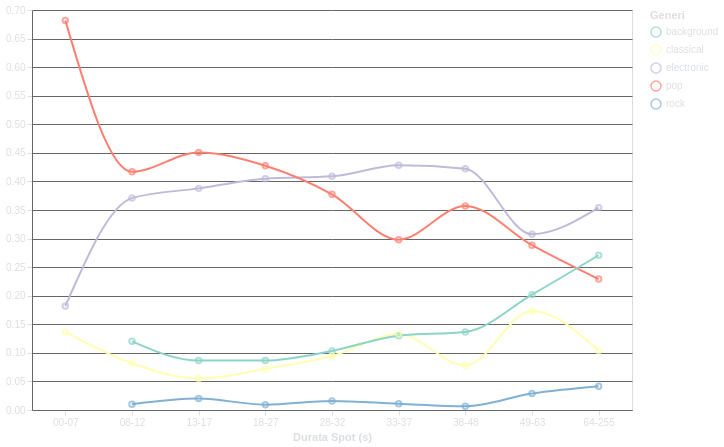

Vega-Lite specification stored for this chart:
### Vega-Lite specification from a JSON file in a GitHub repository (floating-point values rounded to 4 significant figures)
{"$schema": "https://vega.github.io/schema/vega-lite/v5.17.0.json", "config": {"axis": {"labelAngle": 0, "domainColor": "#666666", "gridColor": "#666666", "labelColor": "#DBDEE1", "tickColor": "#DBDEE1", "titleColor": "#DBDEE1"}, "background": "transparent", "legend": {"labelColor": "#DBDEE1", "titleColor": "#DBDEE1"}, "title": {"color": "#DBDEE1", "fontSize": 16}}, "data": {"name": "data-0561cb78698f84cf5adbe355ed1b4ff2"}, "datasets": {"data-0561cb78698f84cf5adbe355ed1b4ff2": [{"Count": 3, "Durata Intervallo": "00-07", "Genere": "classical", "Percentuale": 0.1364}, {"Count": 4, "Durata Intervallo": "00-07", "Genere": "electronic", "Percentuale": 0.1818}, {"Count": 15, "Durata Intervallo": "00-07", "Genere": "pop", "Percentuale": 0.6818}, {"Count": 47, "Durata Intervallo": "08-12", "Genere": "background", "Percentuale": 0.1202}, {"Count": 32, "Durata Intervallo": "08-12", "Genere": "classical", "Percentuale": 0.08184}, {"Count": 145, "Durata Intervallo": "08-12", "Genere": "electronic", "Percentuale": 0.3708}, {"Count": 163, "Durata Intervallo": "08-12", "Genere": "pop", "Percentuale": 0.4169}, {"Count": 4, "Durata Intervallo": "08-12", "Genere": "rock", "Percentuale": 0.01023}, {"Count": 121, "Durata Intervallo": "13-17", "Genere": "background", "Percentuale": 0.08643}, {"Count": 77, "Durata Intervallo": "13-17", "Genere": "classical", "Percentuale": 0.055}, {"Count": 543, "Durata Intervallo": "13-17", "Genere": "electronic", "Percentuale": 0.3879}, {"Count": 631, "Durata Intervallo": "13-17", "Genere": "pop", "Percentuale": 0.4507}, {"Count": 28, "Durata Intervallo": "13-17", "Genere": "rock", "Percentuale": 0.02}, {"Count": 65, "Durata Intervallo": "18-27", "Genere": "background", "Percentuale": 0.08655}, {"Count": 54, "Durata Intervallo": "18-27", "Genere": "classical", "Percentuale": 0.0719}, {"Count": 304, "Durata Intervallo": "18-27", "Genere": "electronic", "Percentuale": 0.4048}, {"Count": 321, "Durata Intervallo": "18-27", "Genere": "pop", "Percentuale": 0.4274}, {"Count": 7, "Durata Intervallo": "18-27", "Genere": "rock", "Percentuale": 0.009321}, {"Count": 256, "Durata Intervallo": "28-32", "Genere": "background", "Percentuale": 0.1034}, {"Count": 234, "Durata Intervallo": "28-32", "Genere": "classical", "Percentuale": 0.09455}, {"Count": 1012, "Durata Intervallo": "28-32", "Genere": "electronic", "Percentuale": 0.4089}, {"Count": 934, "Durata Intervallo": "28-32", "Genere": "pop", "Percentuale": 0.3774}, {"Count": 39, "Durata Intervallo": "28-32", "Genere": "rock", "Percentuale": 0.01576}, {"Count": 48, "Durata Intervallo": "33-37", "Genere": "background", "Percentuale": 0.1301}, {"Count": 49, "Durata Intervallo": "33-37", "Genere": "classical", "Percentuale": 0.1328}, {"Count": 158, "Durata Intervallo": "33-37", "Genere": "electronic", "Percentuale": 0.4282}, {"Count": 110, "Durata Intervallo": "33-37", "Genere": "pop", "Percentuale": 0.2981}, {"Count": 4, "Durata Intervallo": "33-37", "Genere": "rock", "Percentuale": 0.01084}, {"Count": 21, "Durata Intervallo": "38-48", "Genere": "background", "Percentuale": 0.1364}, {"Count": 12, "Durata Intervallo": "38-48", "Genere": "classical", "Percentuale": 0.07792}, {"Count": 65, "Durata Intervallo": "38-48", "Genere": "electronic", "Percentuale": 0.4221}, {"Count": 55, "Durata Intervallo": "38-48", "Genere": "pop", "Percentuale": 0.3571}, {"Count": 1, "Durata Intervallo": "38-48", "Genere": "rock", "Percentuale": 0.006494}, {"Count": 21, "Durata Intervallo": "49-63", "Genere": "background", "Percentuale": 0.2019}, {"Count": 18, "Durata Intervallo": "49-63", "Genere": "classical", "Percentuale": 0.1731}, {"Count": 32, "Durata Intervallo": "49-63", "Genere": "electronic", "Percentuale": 0.3077}, {"Count": 30, "Durata Intervallo": "49-63", "Genere": "pop", "Percentuale": 0.2885}, {"Count": 3, "Durata Intervallo": "49-63", "Genere": "rock", "Percentuale": 0.02885}, {"Count": 13, "Durata Intervallo": "64-255", "Genere": "background", "Percentuale": 0.2708}, {"Count": 5, "Durata Intervallo": "64-255", "Genere": "classical", "Percentuale": 0.1042}, {"Count": 17, "Durata Intervallo": "64-255", "Genere": "electronic", "Percentuale": 0.3542}, {"Count": 11, "Durata Intervallo": "64-255", "Genere": "pop", "Percentuale": 0.2292}, {"Count": 2, "Durata Intervallo": "64-255", "Genere": "rock", "Percentuale": 0.04167}]}, "height": 400, "layer": [{"encoding": {"color": {"field": "Genere", "scale": {"scheme": "set3"}, "title": "Generi", "type": "nominal"}, "tooltip": [{"field": "Durata Intervallo", "type": "nominal"}, {"field": "Genere", "type": "nominal"}, {"field": "Percentuale", "format": ".2f", "type": "quantitative"}], "x": {"field": "Durata Intervallo", "title": "", "type": "nominal"}, "y": {"field": "Percentuale", "title": "", "type": "quantitative"}}, "mark": {"interpolate": "monotone", "type": "line"}}, {"encoding": {"color": {"field": "Genere", "scale": {"scheme": "blueorange"}, "title": "Generi", "type": "nominal"}, "tooltip": [{"field": "Durata Intervallo", "type": "nominal"}, {"field": "Genere", "type": "nominal"}, {"field": "Percentuale", "format": ".3f", "type": "quantitative"}], "x": {"field": "Durata Intervallo", "title": "Durata Spot (s)", "type": "nominal"}, "y": {"field": "Percentuale", "title": "", "type": "quantitative"}}, "mark": {"interpolate": "monotone", "type": "point"}}], "width": 600}
